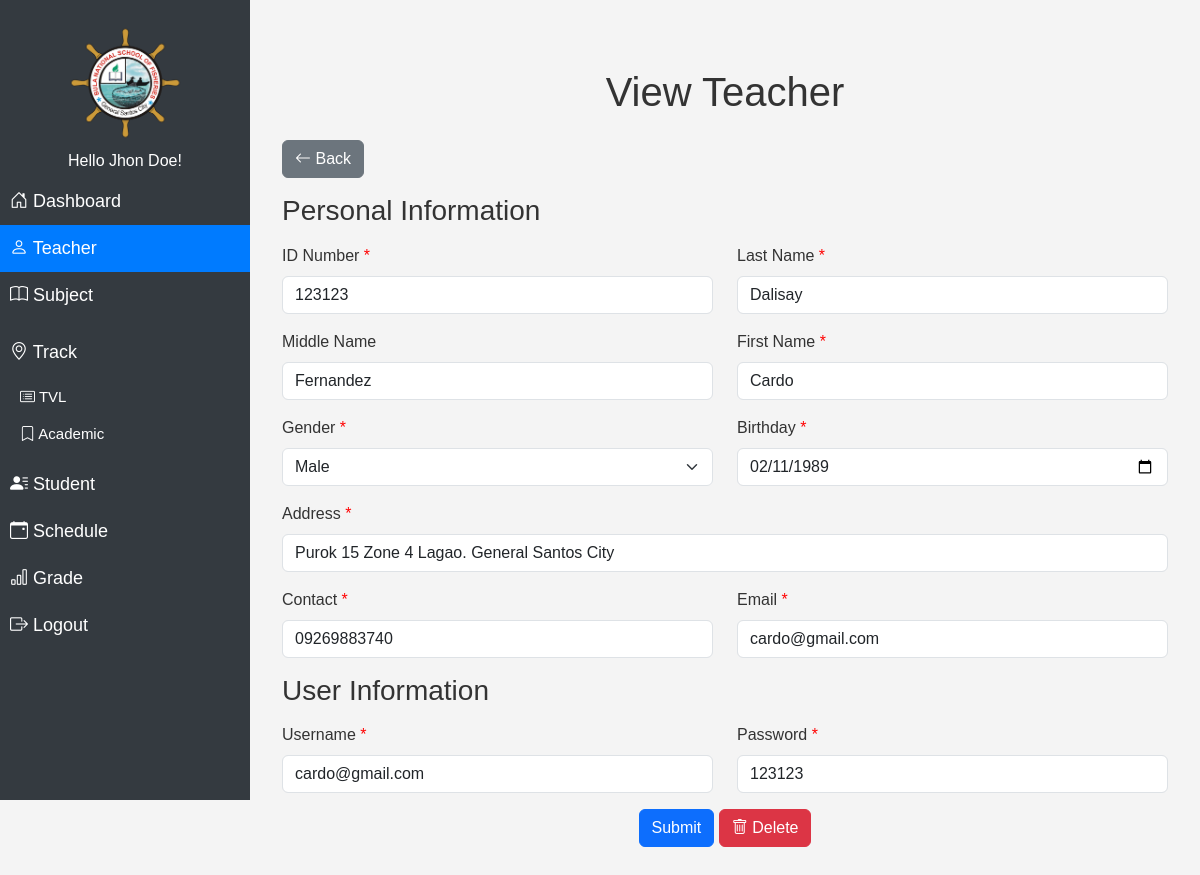
/modules/teacher/view.php?id=2 (signed in), run on the app's committed database.
### tables this page shows
CREATE TABLE `user` (
  `id` int(11) NOT NULL,
  `name` varchar(100) NOT NULL,
  `username` varchar(255) NOT NULL,
  `password` varchar(255) NOT NULL,
  `role` varchar(100) NOT NULL
);

CREATE TABLE `teacher` (
  `id` int(11) NOT NULL,
  `id_number` varchar(20) NOT NULL,
  `last_name` varchar(50) NOT NULL,
  `middle_name` varchar(50) DEFAULT NULL,
  `first_name` varchar(50) NOT NULL,
  `gender` varchar(50) NOT NULL,
  `age` varchar(50) NOT NULL,
  `nationality` varchar(50) NOT NULL,
  `birthday` date NOT NULL,
  `address` varchar(255) NOT NULL,
  `contact` varchar(15) NOT NULL,
  `email` varchar(100) NOT NULL,
  `username` varchar(50) NOT NULL,
  `password` varchar(255) NOT NULL,
  `del_status` varchar(50) NOT NULL,
  `created_at` timestamp NOT NULL DEFAULT current_timestamp()
);

### modules/teacher/view.php (the view, shortened to what this page needs)
<!DOCTYPE html>
<html lang="en">
<head>
  <link rel="stylesheet" href="../../assets/css/bootstrap5.3.0/bootstrap.min.css">
  <link rel="stylesheet" href="../../assets/css/navbar.css">
  <link rel="stylesheet" href="../../assets/css/styles.css">
</head>
<body>
<?php
$page = 'Teacher';
include "../../db_conn.php";
if (isset($_GET['id'])) {
    $id = $_GET['id'];
    $query = "SELECT * FROM teacher WHERE id = '$id' AND del_status != 'deleted'";
    $result = mysqli_query($conn, $query);
    $teacher = mysqli_fetch_assoc($result);
} else {
    header("Location: index.php?error=No teacher ID specified.");
    exit();
}
?>
<?php include "../../navbar.php"; ?>
<div class="content" id="content">
    <div class="container my-5">
      <h1 class="text-center mb-4">View Teacher</h1>
      <a href="index.php" class="btn btn-secondary mb-3">
    <i class="bi bi-arrow-left"></i> Back
  </a>
      <form action="update.php?id=<?php echo $teacher['id']; ?>" method="POST">
        <div class="row mb-3">
          <h3 class="mb-3">Personal Information</h3>
          <div class="col-md-6">
            <label for="id_number" class="form-label required">ID Number</label>
            <input type="text" class="form-control" id="id_number" name="id_number" required
            value="<?php echo $teacher['id_number']; ?>">
          </div>
          <div class="col-md-6">
            <label for="last_name" class="form-label required">Last Name</label>
            <input type="text" class="form-control" id="last_name" name="last_name" required
            value="<?php echo $teacher['last_name']; ?>">
          </div>
        </div>
        <div class="row mb-3">
          <div class="col-md-6">
            <label for="middle_name" class="form-label">Middle Name</label>
            <input type="text" class="form-control" id="middle_name" name="middle_name"
            value="<?php echo $teacher['middle_name']; ?>">
          </div>
          <div class="col-md-6">
            <label for="first_name" class="form-label required">First Name</label>
            <input type="text" class="form-control" id="first_name" name="first_name" required
            value="<?php echo $teacher['first_name']; ?>">
          </div>
        </div>
        <div class="row mb-3">
          <div class="col-md-6">
            <label for="gender" class="form-label required">Gender</label>
            <select class="form-select" id="gender" name="gender" required>
              <option hidden value="<?php echo $teacher['gender']; ?>"><?php echo $teacher['gender']; ?></option>
            </select>
          </div>
          <div class="col-md-6">
            <label for="birthday" class="form-label required">Birthday</label>
            <input type="date" class="form-control" id="birthday" name="birthday" required
            value="<?php echo $teacher['birthday']; ?>">
          </div>
        </div>
        <div class="mb-3">
          <label for="address" class="form-label required">Address</label>
          <input type="text" class="form-control" id="address" name="address" required
          value="<?php echo $teacher['address']; ?>">
        </div>
        <div class="row mb-3">
          <div class="col-md-6">
            <label for="contact" class="form-label required">Contact</label>
            <input type="text" class="form-control" id="contact" name="contact" required
            value="<?php echo $teacher['contact']; ?>">
          </div>
          <div class="col-md-6">
            <label for="email" class="form-label required">Email</label>
            <input type="email" class="form-control" id="email" name="email" required
            value="<?php echo $teacher['email']; ?>">
          </div>
        </div>
        <h3 class="mb-3">User Information</h3>
        <div class="row mb-3">
          <div class="col-md-6">
            <label for="username" class="form-label required">Username</label>
            <input type="text" class="form-control" id="username" name="username" required readonly
            value="<?php echo $teacher['username']; ?>">
          </div>
          <div class="col-md-6">
            <label for="password" class="form-label required">Password</label>
            <input type="text" class="form-control" id="password" name="password" readonly
            value="<?php echo $teacher['password']; ?>">
          </div>
        </div>
        <div class="text-center">
          <button type="submit" class="btn btn-primary">Submit</button>
          <button type="button" class="btn btn-danger" id="deleteButton">
        <i class="bi bi-trash"></i> Delete
      </button>
        </div>
      </form>
    </div>
  </div>
</body>
</html>

### navbar.php (shortened to what this page needs)
<?php
include "../../db_conn.php";
$nav_id = $_SESSION['id'];
$nav_query = mysqli_query($conn, "SELECT * FROM user where id = '$nav_id'");
$nav_row = mysqli_fetch_array($nav_query);
?>
<link href="https://cdn.jsdelivr.net/npm/bootstrap-icons@1.11.3/font/bootstrap-icons.min.css" rel="stylesheet">
<div class="sidebar" id="sidebar">
<div>
    <img src="../../assets/img/logo.png" alt="Logo" class="logo">
</div>
<h6 class="text-center">Hello <?php echo $nav_row['name']; ?>! </h6>
<a href="../dashboard" class="<?php if ($page == 'Dashboard') {echo 'active';} ?>"><i class="bi bi-house-door"></i> Dashboard</a>
<a href="../teacher" class="<?php if ($page == 'Teacher') {echo 'active';} ?>"><i class="bi bi-person"></i> Teacher</a>
<a href="../subject" class="<?php if ($page == 'Subject') {echo 'active';} ?>"><i class="bi bi-book"></i> Subject</a>
<div class="submenu">
    <a href="#" class="<?php if ($page == 'Strand/TVL' || $page == 'Strand/Academic') {echo 'active';} ?>"><i class="bi bi-geo-alt"></i> Track</a>
    <ul>
        <li><a href="../strand?track=TVL" class="<?php if ($page == 'Strand/TVL') {echo 'active';} ?>"><i class="bi bi-card-list"></i> TVL</a></li>
        <li><a href="../strand?track=Academic" class="<?php if ($page == 'Strand/Academic') {echo 'active';} ?>"><i class="bi bi-bookmark"></i> Academic</a></li>
    </ul>
</div>
<a href="../Student" class="<?php if ($page == 'Student') {echo 'active';} ?>"><i class="bi bi-person-lines-fill"></i> Student</a>
<a href="../schedule" class="<?php if ($page == 'Schedule') {echo 'active';} ?>"><i class="bi bi-calendar-event"></i> Schedule</a>
<a href="../grades" class="<?php if ($page == 'Grades') {echo 'active';} ?>"><i class="bi bi-bar-chart"></i> Grade</a>
<a href="../../logout.php"><i class="bi bi-box-arrow-right"></i> Logout</a>
</div>

### assets/css/navbar.css (style rules this page uses)
.sidebar { height: 100vh; position: fixed; top: 0; left: 0; width: 250px; background-color: #343a40; color: white; padding-top: 20px; transition: width 0.3s; }
.sidebar a { color: white; padding: 10px; text-decoration: none; display: block; font-size: 18px; }
.sidebar a.active { background-color: #007bff; color: white; }
.content { margin-left: 250px; padding: 20px; }
.logo { max-width: 150px; max-height: 150px; border-radius: 50%; margin-top: 5px; margin-bottom: 10px; margin-left: 65px; width: 120px; }
.submenu { margin: 10px 0; }
.submenu ul { list-style-type: none; padding: 0; margin: 0 0 0 15px; }
.submenu ul li { margin: 5px 0; }
.submenu ul li a { text-decoration: none; display: block; padding: 5px; color: white; font-size: 15px; }

### assets/css/styles.css (style rules this page uses)
body { font-family: Arial, sans-serif; background-color: #f4f4f4; color: #333; }
.required::after { content: " *"; color: red; }

### data on the page
user: name "Jhon Doe"
teacher: id_number "123123", last_name "Dalisay", middle_name "Fernandez", first_name "Cardo", gender "Male", birthday "02/11/1989", address "Purok 15 Zone 4 Lagao. General Santos City", contact "09269883740", email "cardo@gmail.com", username "cardo@gmail.com", password "123123"
